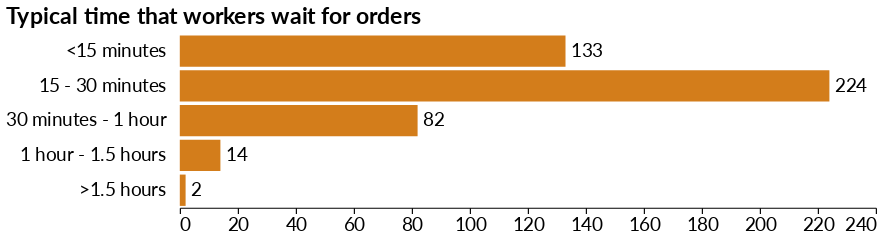

Notebook source saved alongside this figure:
### Code cell
bars = alt.Chart(df_order_wait).mark_bar().encode(
    x='count:Q',
    y=alt.Y("time:O", sort=None, axis=alt.Axis(labelLimit=200, offset=10)),
    color=alt.value('#D37D1B')
)

text = bars.mark_text(
    align='left',
    baseline='middle',
    dx=5,
    size=16,
    font='Lato',
).encode(
    text='count:Q',
    color=alt.value('black')
)

(bars + text).properties(height=150, width=600, title='Typical time that workers wait for orders').configure_view(strokeOpacity=0)

### Figure 1 — Vega-Lite specification as saved in the notebook (floating-point values rounded to 4 significant figures)
{"config": {"title": {"fontSize": 20, "font": "Lato", "anchor": "start", "fontColor": "#000000"}, "axisX": {"domain": true, "domainColor": "#000000", "domainWidth": 1, "grid": false, "labelFont": "Lato", "labelFontSize": 16, "labelAngle": 0, "tickColor": "#000000", "tickSize": 5, "titleFont": "Lato", "titleFontSize": 16, "titlePadding": 10, "title": "X Axis Title (units)"}, "axisY": {"domain": false, "grid": false, "gridColor": "#DEDDDD", "gridWidth": 1, "labelFont": "Lato", "labelFontSize": 16, "labelAngle": 0, "ticks": false, "titleFont": "Lato", "titleFontSize": 16, "titlePadding": 10, "title": "Y Axis Title (units)", "titleAngle": 0, "titleY": -10, "titleX": 18}, "range": {"category": ["#254CA7", "#D37D1B"]}, "view": {"strokeOpacity": 0}}, "layer": [{"mark": "bar", "encoding": {"color": {"value": "#D37D1B"}, "x": {"field": "count", "type": "quantitative"}, "y": {"axis": {"labelLimit": 200, "offset": 10}, "field": "time", "sort": null, "type": "ordinal"}}}, {"mark": {"type": "text", "align": "left", "baseline": "middle", "dx": 5, "font": "Lato", "size": 16}, "encoding": {"color": {"value": "black"}, "text": {"field": "count", "type": "quantitative"}, "x": {"field": "count", "type": "quantitative"}, "y": {"axis": {"labelLimit": 200, "offset": 10}, "field": "time", "sort": null, "type": "ordinal"}}}], "data": {"name": "data-518ac75825a78131a72536e9cf8760c6"}, "height": 150, "title": "Typical time that workers wait for orders", "width": 600, "$schema": "https://vega.github.io/schema/vega-lite/v4.17.0.json", "datasets": {"data-518ac75825a78131a72536e9cf8760c6": [{"time": "<15 minutes", "count": 133, "percent": 29.23}, {"time": "15 - 30 minutes", "count": 224, "percent": 49.23}, {"time": "30 minutes - 1 hour", "count": 82, "percent": 18.02}, {"time": "1 hour - 1.5 hours", "count": 14, "percent": 3.077}, {"time": ">1.5 hours", "count": 2, "percent": 0.4396}]}}
